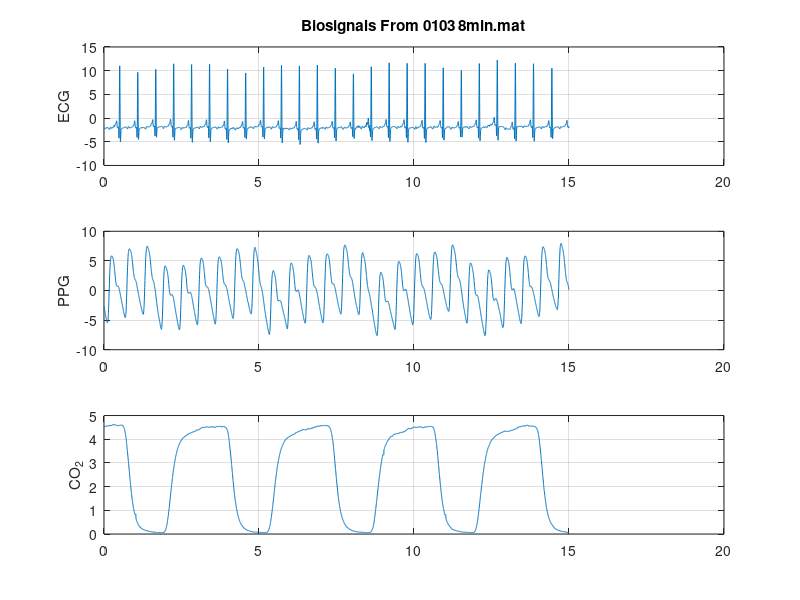

The MATLAB script that drew this image: (Note: this script raises an error after producing the figure.)
%% Wavelet_testing.m
%
% Utilizes [1], and applies wavelet transformations. Script will be used to
% learn more about wavelet decomposition in biosignal processing.
%
% 8 minute data, 300 Hz sampling.

clear all, close all, clc;

%% Load Values

S = load('0103_8min.mat');          % load signal.
ppg = S.signal.pleth.y';            % PPG
ecg = S.signal.ecg.y';              % ECG
co2 = S.signal.co2.y';              % Oxygen percentage

Tsize = 4500;                       % Bin size (15 seconds)
dt = 300;                           % sample offset betw. bins
n = 1;                              % Bin multiple

t1 = n*Tsize - (Tsize - 1);         % lower limit (1).
t2 = n*Tsize;                       % upper limit

Fs = 300;                           % sampling frequency
T = 1/Fs;                           % sample spacing
L = Tsize;                          % vector size
t = (0:L-1)*T;                      % time axis

ppg_frac = ppg(1,t1:t2);            % PPG window
ecg_frac = ecg(1,t1:t2);            % ECG Window
co2_frac = co2(1,t1:t2);            % C02 window

figure(1)
subplot(3,1,1)
plot(t,ecg_frac);grid;title('Biosignals From 0103_ 8min.mat')
ylabel('ECG');
subplot(3,1,2)
plot(t,ppg_frac);grid;ylabel('PPG');
subplot(3,1,3)
plot(t,co2_frac);grid;ylabel('CO_2');

%% Wavelet Generation
%
% wavelet decomposition at level 5, with a Daubechies-4 Mother wavlet.


[phi,psi,xval] = wavefun('db4',10);         % 10-sample mother wavelet

[c_w,l_w] = wavedec(ecg_frac,5,'db4');      % level 5 decomposition

[cd1,cd2,cd3,cd4,cd5] = detcoef(c_w,l_w,[1 2 3 4 5]);   % coefficients

figure(2)
subplot(3,2,1)
plot(cd1);grid;title('Level 1 Detail Coefficients (cd1)');
subplot(3,2,2)
plot(cd2);grid;title('Level 2 Detail Coefficients (cd2)');
subplot(3,2,3)
plot(cd3);grid;title('Level 3 Detail Coefficients (cd3)');
subplot(3,2,4)
plot(cd4);grid;title('Level 4 Detail Coefficients (cd4)');
subplot(3,2,5)
plot(cd5);grid;title('Level 5 Detail Coefficients (cd5)');
subplot(3,2,6)
plot(xval,psi);grid;title('Daubechies-4 Mother Wavelet');

%% Wavelet-FFT
%
% produces the FFT for each wavelet decomposition level.

function wavelet_fft(coeff,fig_num)

L = size(coeff,2);                              % Size of columns
n = 2^nextpow2(L);                              % power of 2
Fs = 300;                                       % 300 Hz
T = 1/Fs;                                       % sample spacing
t = (0:L-1)*T;                                  % time axis
dim = 2;                                        % column orientation FFT
Y = fft(coeff,n,dim);                           % FFT
P2 = abs(Y/n);                                  % normalized FFT
P1 = P2(:,1:n/2+1);                             % single-sided power
P1(:,2:end-1) = 2*P1(:,2:end-1);                % limit matrices content

figure(fig_num)
plot(0:(Fs/n):(Fs/2-Fs/n),P1(1,1:n/2));grid;    % plot the single-sided FFT
title('Wavelet FFT');

end